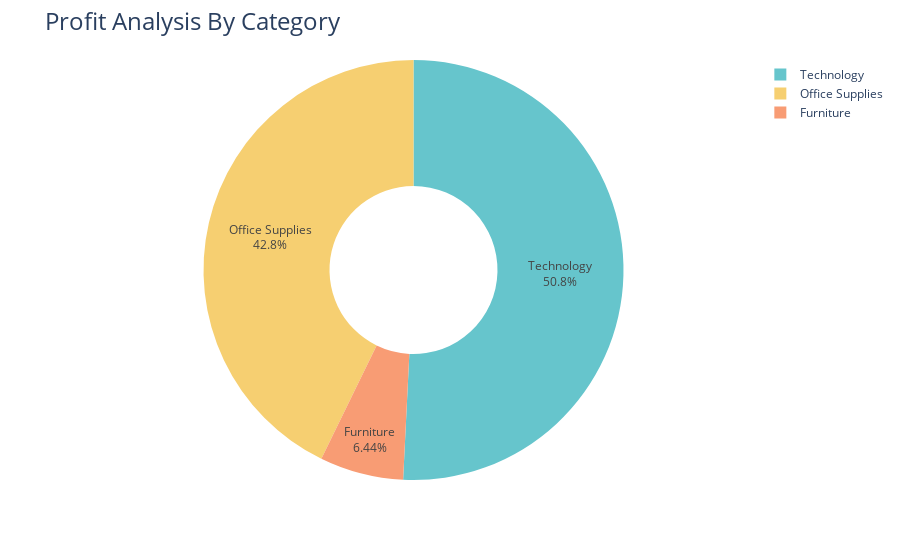

The code cell stored with this chart in its notebook:
### Code cell
fig = px.pie(profit_by_category , names = "Category" , values = "Profit" , hole = 0.4 , color_discrete_sequence = px.colors.qualitative.Pastel)
fig.update_layout(title_text = "Profit Analysis By Category" , title_font = dict(size = 24))
fig.update_traces(textposition = "inside" , textinfo = "percent + label")

fig.show()

### Figure 1 — Plotly figure (JSON) as saved in the notebook; plotly's stock layout.template omitted (floating-point values rounded to 4 significant figures)
{"data": [{"domain": {"x": [0, 1], "y": [0, 1]}, "hole": 0.4, "hovertemplate": "Category=%{label}<br>Profit=%{value}<extra></extra>", "labels": ["Furniture", "Office Supplies", "Technology"], "legendgroup": "", "name": "", "showlegend": true, "textinfo": "percent+label", "textposition": "inside", "type": "pie", "values": [18450.0, 122500.0, 145500.0]}], "layout": {"legend": {"tracegroupgap": 0}, "margin": {"t": 60}, "piecolorway": ["rgb(102, 197, 204)", "rgb(246, 207, 113)", "rgb(248, 156, 116)", "rgb(220, 176, 242)", "rgb(135, 197, 95)", "rgb(158, 185, 243)", "rgb(254, 136, 177)", "rgb(201, 219, 116)", "rgb(139, 224, 164)", "rgb(180, 151, 231)", "rgb(179, 179, 179)"], "title": {"font": {"size": 24}, "text": "Profit Analysis By Category"}}}
